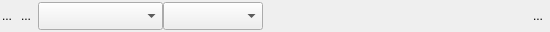
<?xml version="1.0" encoding="UTF-8"?>
<ui version="4.0">
 <class>Form</class>
 <widget class="QWidget" name="Form">
  <property name="geometry">
   <rect>
    <x>0</x>
    <y>0</y>
    <width>550</width>
    <height>32</height>
   </rect>
  </property>
  <property name="minimumSize">
   <size>
    <width>550</width>
    <height>0</height>
   </size>
  </property>
  <property name="maximumSize">
   <size>
    <width>16777215</width>
    <height>32</height>
   </size>
  </property>
  <property name="windowTitle">
   <string>Form</string>
  </property>
  <layout class="QHBoxLayout" name="horizontalLayout">
   <property name="spacing">
    <number>0</number>
   </property>
   <property name="margin">
    <number>0</number>
   </property>
   <item>
    <widget class="QToolButton" name="uiSelectBTN">
     <property name="minimumSize">
      <size>
       <width>12</width>
       <height>28</height>
      </size>
     </property>
     <property name="maximumSize">
      <size>
       <width>14</width>
       <height>28</height>
      </size>
     </property>
     <property name="text">
      <string>...</string>
     </property>
     <property name="icon">
      <iconset>
       <normaloff>../../../resources/default/img/query/radio.png</normaloff>../../../resources/default/img/query/radio.png</iconset>
     </property>
     <property name="autoRaise">
      <bool>true</bool>
     </property>
    </widget>
   </item>
   <item>
    <widget class="QToolButton" name="uiRemoveBTN">
     <property name="focusPolicy">
      <enum>Qt::ClickFocus</enum>
     </property>
     <property name="toolTip">
      <string>&lt;html&gt;&lt;head/&gt;&lt;body&gt;&lt;p&gt;&lt;span style=&quot; font-weight:600;&quot;&gt;Remove Query&lt;/span&gt;&lt;/p&gt;&lt;p&gt;Removes this query item from the compound.&lt;/p&gt;&lt;/body&gt;&lt;/html&gt;</string>
     </property>
     <property name="text">
      <string>...</string>
     </property>
     <property name="icon">
      <iconset>
       <normaloff>../../../resources/default/img/query/remove.png</normaloff>../../../resources/default/img/query/remove.png</iconset>
     </property>
     <property name="iconSize">
      <size>
       <width>24</width>
       <height>24</height>
      </size>
     </property>
     <property name="autoRaise">
      <bool>true</bool>
     </property>
    </widget>
   </item>
   <item>
    <widget class="XOrbColumnNavigatorBox" name="uiColumnDDL">
     <property name="minimumSize">
      <size>
       <width>125</width>
       <height>28</height>
      </size>
     </property>
     <property name="maximumSize">
      <size>
       <width>16777215</width>
       <height>28</height>
      </size>
     </property>
     <property name="x_hint" stdset="0">
      <string>column</string>
     </property>
    </widget>
   </item>
   <item>
    <widget class="XComboBox" name="uiOperatorDDL">
     <property name="minimumSize">
      <size>
       <width>100</width>
       <height>28</height>
      </size>
     </property>
     <property name="maximumSize">
      <size>
       <width>16777215</width>
       <height>28</height>
      </size>
     </property>
     <property name="x_hint" stdset="0">
      <string>operator</string>
     </property>
    </widget>
   </item>
   <item>
    <widget class="QScrollArea" name="uiEditorAREA">
     <property name="minimumSize">
      <size>
       <width>0</width>
       <height>28</height>
      </size>
     </property>
     <property name="maximumSize">
      <size>
       <width>16777215</width>
       <height>28</height>
      </size>
     </property>
     <property name="focusPolicy">
      <enum>Qt::ClickFocus</enum>
     </property>
     <property name="frameShape">
      <enum>QFrame::NoFrame</enum>
     </property>
     <property name="frameShadow">
      <enum>QFrame::Plain</enum>
     </property>
     <property name="verticalScrollBarPolicy">
      <enum>Qt::ScrollBarAlwaysOff</enum>
     </property>
     <property name="horizontalScrollBarPolicy">
      <enum>Qt::ScrollBarAlwaysOff</enum>
     </property>
     <property name="widgetResizable">
      <bool>true</bool>
     </property>
     <widget class="QWidget" name="scrollAreaWidgetContents">
      <property name="geometry">
       <rect>
        <x>0</x>
        <y>0</y>
        <width>168</width>
        <height>28</height>
       </rect>
      </property>
     </widget>
    </widget>
   </item>
   <item>
    <spacer name="horizontalSpacer">
     <property name="orientation">
      <enum>Qt::Horizontal</enum>
     </property>
     <property name="sizeType">
      <enum>QSizePolicy::Fixed</enum>
     </property>
     <property name="sizeHint" stdset="0">
      <size>
       <width>6</width>
       <height>20</height>
      </size>
     </property>
    </spacer>
   </item>
   <item>
    <widget class="XSplitButton" name="uiJoinSBTN">
     <property name="maximumSize">
      <size>
       <width>75</width>
       <height>28</height>
      </size>
     </property>
     <property name="palette">
      <palette>
       <active>
        <colorrole role="Button">
         <brush brushstyle="SolidPattern">
          <color alpha="255">
           <red>236</red>
           <green>236</green>
           <blue>236</blue>
          </color>
         </brush>
        </colorrole>
        <colorrole role="ButtonText">
         <brush brushstyle="SolidPattern">
          <color alpha="255">
           <red>141</red>
           <green>141</green>
           <blue>141</blue>
          </color>
         </brush>
        </colorrole>
        <colorrole role="Highlight">
         <brush brushstyle="SolidPattern">
          <color alpha="255">
           <red>215</red>
           <green>233</green>
           <blue>255</blue>
          </color>
         </brush>
        </colorrole>
        <colorrole role="HighlightedText">
         <brush brushstyle="SolidPattern">
          <color alpha="255">
           <red>47</red>
           <green>130</green>
           <blue>255</blue>
          </color>
         </brush>
        </colorrole>
       </active>
       <inactive>
        <colorrole role="Button">
         <brush brushstyle="SolidPattern">
          <color alpha="255">
           <red>236</red>
           <green>236</green>
           <blue>236</blue>
          </color>
         </brush>
        </colorrole>
        <colorrole role="ButtonText">
         <brush brushstyle="SolidPattern">
          <color alpha="255">
           <red>141</red>
           <green>141</green>
           <blue>141</blue>
          </color>
         </brush>
        </colorrole>
        <colorrole role="Highlight">
         <brush brushstyle="SolidPattern">
          <color alpha="255">
           <red>215</red>
           <green>233</green>
           <blue>255</blue>
          </color>
         </brush>
        </colorrole>
        <colorrole role="HighlightedText">
         <brush brushstyle="SolidPattern">
          <color alpha="255">
           <red>47</red>
           <green>130</green>
           <blue>255</blue>
          </color>
         </brush>
        </colorrole>
       </inactive>
       <disabled>
        <colorrole role="Button">
         <brush brushstyle="SolidPattern">
          <color alpha="255">
           <red>236</red>
           <green>236</green>
           <blue>236</blue>
          </color>
         </brush>
        </colorrole>
        <colorrole role="ButtonText">
         <brush brushstyle="SolidPattern">
          <color alpha="255">
           <red>120</red>
           <green>120</green>
           <blue>120</blue>
          </color>
         </brush>
        </colorrole>
        <colorrole role="Highlight">
         <brush brushstyle="SolidPattern">
          <color alpha="255">
           <red>51</red>
           <green>153</green>
           <blue>255</blue>
          </color>
         </brush>
        </colorrole>
        <colorrole role="HighlightedText">
         <brush brushstyle="SolidPattern">
          <color alpha="255">
           <red>47</red>
           <green>130</green>
           <blue>255</blue>
          </color>
         </brush>
        </colorrole>
       </disabled>
      </palette>
     </property>
     <property name="font">
      <font>
       <family>Tahoma</family>
       <weight>75</weight>
       <bold>true</bold>
      </font>
     </property>
     <property name="x_actionTexts" stdset="0">
      <stringlist>
       <string>AND</string>
       <string>OR</string>
      </stringlist>
     </property>
    </widget>
   </item>
   <item>
    <widget class="QToolButton" name="uiEnterBTN">
     <property name="focusPolicy">
      <enum>Qt::ClickFocus</enum>
     </property>
     <property name="toolTip">
      <string>&lt;html&gt;&lt;head/&gt;&lt;body&gt;&lt;p&gt;&lt;span style=&quot; font-weight:600;&quot;&gt;Edit Compound&lt;/span&gt;&lt;/p&gt;&lt;p&gt;Make this query a compound object. With compounds, you can create additional groups for joins.&lt;/p&gt;&lt;/body&gt;&lt;/html&gt;</string>
     </property>
     <property name="text">
      <string>...</string>
     </property>
     <property name="icon">
      <iconset>
       <normaloff>../../../resources/default/img/query/forward.png</normaloff>../../../resources/default/img/query/forward.png</iconset>
     </property>
     <property name="iconSize">
      <size>
       <width>24</width>
       <height>24</height>
      </size>
     </property>
     <property name="autoRaise">
      <bool>true</bool>
     </property>
    </widget>
   </item>
  </layout>
 </widget>
 <customwidgets>
  <customwidget>
   <class>XComboBox</class>
   <extends>QComboBox</extends>
   <header>projexui.widgets.xcombobox</header>
  </customwidget>
  <customwidget>
   <class>XOrbColumnNavigatorBox</class>
   <extends>XComboBox</extends>
   <header>projexui.widgets.xorbcolumnnavigator</header>
  </customwidget>
  <customwidget>
   <class>XSplitButton</class>
   <extends>QWidget</extends>
   <header>projexui.widgets.xsplitbutton</header>
  </customwidget>
 </customwidgets>
 <resources/>
 <connections/>
</ui>
